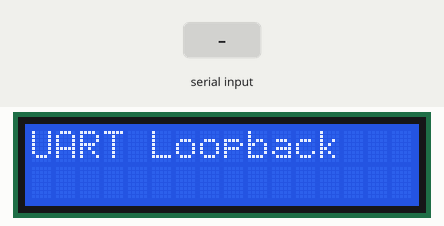
Bench run of a sketch on a simulated Arduino Mega 2560, built with avr-gcc and run on an emulated ATmega2560. Shown: 16×2 character LCD. The test bench sets the inputs (shaded band).

Above: at 0.1 s.
2.3 s: "1\n" received over the second serial link
At 3.5 s:
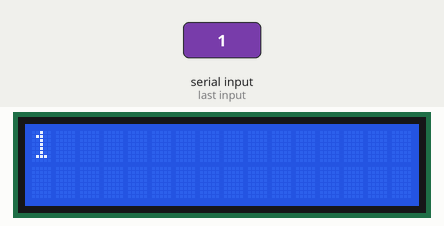
3.8 s: "0\n" received over the second serial link
At 4.6 s:
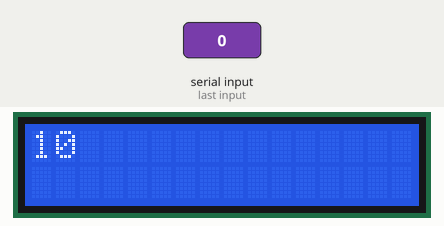
5.3 s: "2\n" received over the second serial link
At 5.7 s:
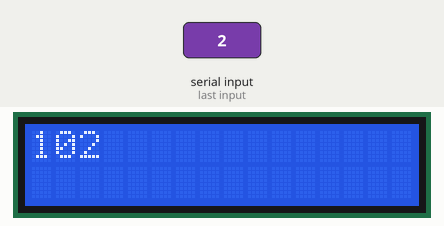
Timing chart, 0 to 8.3 s (numbered marks = the images above; inputs shaded):
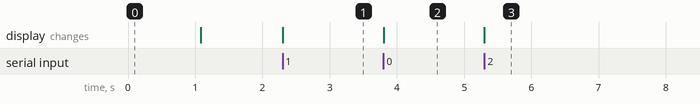

Measured:
- after the input at 2.3 s, the display: changes at once (image 1)
- after the input at 3.8 s, the display: changes at once (image 2)
- after the input at 5.3 s, the display: changes at once (image 3)

The sketch:

Task1_Loopback.ino
```cpp
// =====================================================================
//  Task 1: UART loopback on a single board
//  Display: 16x2 LCD with I2C backpack
// ---------------------------------------------------------------------
//  What this sketch does:
//    - Once every second it sends a word out of the TX pin (D1).
//    - A jumper wire carries it straight back into the RX pin (D0).
//    - Every character that comes back in is shown on the LCD.
//
//  Wiring:
//    Jumper: D1 (TX) -> D0 (RX)
//    LCD:    GND -> GND, VCC -> 5V, SDA -> A4, SCL -> A5
//
//  Library (Tools -> Manage Libraries...):
//    "LiquidCrystal I2C" by Frank de Brabander
// =====================================================================

#include <Wire.h>                  // I2C bus: the LCD is controlled over SDA and SCL
#include <LiquidCrystal_I2C.h>     // driver for the I2C backpack LCD

// ---------------------------------------------------------------------
// Which serial port is connected to pins D0 (RX) and D1 (TX)?
//   Nano Every:   Serial1. (Serial is the separate USB port.)
//   Classic Nano: Serial.  It is shared with USB, so REMOVE the
//                 jumper while uploading, then put it back.
// The #if below runs when you compile and picks the right one, so
// the rest of the sketch just uses the name LINK.
// ---------------------------------------------------------------------
#if defined(ARDUINO_AVR_NANO_EVERY) || defined(HAVE_HWSERIAL1)
  #define LINK Serial1      // Nano Every
#else
  #define LINK Serial       // classic Nano
#endif

// The LCD object: I2C address 0x20, 16 columns, 2 rows.
// The lab backpacks are at address 0x20. If your screen stays blank,
// your backpack may use another address: try 0x27 or 0x3F.
LiquidCrystal_I2C lcd(0x20, 16, 2);

const uint8_t LCD_COLS = 16;           // characters per row
const uint8_t LCD_ROWS = 2;            // number of rows

// The words we send, one per second, round and round
const char* const messages[] = {"Hello", "Test", "Loop"};
const uint8_t NUM_MESSAGES = 3;

const unsigned long SEND_INTERVAL = 1000;   // 1000 ms = 1 second

unsigned long lastSend = 0;            // time (ms) of the last send
uint8_t msgIndex = 0;                  // which message to send next

uint8_t col = 0;                       // where the next character goes:
uint8_t row = 0;                       //   column 0-15, row 0-1


// Print one character on the LCD.
// After 16 characters it moves down to the next row.
// When both rows are full it clears the screen and starts again.
void lcdPutChar(char c)
{
    if (col == LCD_COLS)               // this row is full...
    {
        col = 0;                       // ...go back to the first column
        row++;                         // ...of the next row

        if (row == LCD_ROWS)           // both rows full?
        {
            row = 0;                   // start again at the top
            lcd.clear();
        }
        lcd.setCursor(col, row);       // move the LCD cursor there
    }

    lcd.write(c);                      // show the character
    col++;                             // next character goes one to the right
}


void setup()
{
    LINK.begin(9600);                  // start the UART at 9600 baud

    lcd.init();                        // start the LCD
    lcd.backlight();                   // switch the backlight on
    lcd.print(F("UART Loopback")); // F() keeps the text in flash, saving RAM
    delay(1000);                       // show the title for 1 second
    lcd.clear();
}


void loop()
{
    // ----- 1. Send the next message once every second -----
    // millis() is the number of ms since the board started.
    // We do NOT use delay(), so loop() keeps running and never
    // misses a character arriving on RX.
    if (millis() - lastSend >= SEND_INTERVAL)
    {
        lastSend += SEND_INTERVAL;     // next send exactly 1 s later

        LINK.print(messages[msgIndex]);    // out of TX (D1)

        msgIndex++;                    // move to the next message...
        if (msgIndex == NUM_MESSAGES)  // ...and after the last one,
        {
            msgIndex = 0;              // go back to the first
        }
    }

    // ----- 2. Show every character that has come back in on RX -----
    // available() = how many characters are waiting to be read
    while (LINK.available() > 0)
    {
        char c = LINK.read();          // take one character

        if (c == '\r' || c == '\n')    // skip line endings
        {
            continue;
        }

        lcdPutChar(c);                 // put it on the LCD
    }
}
```
